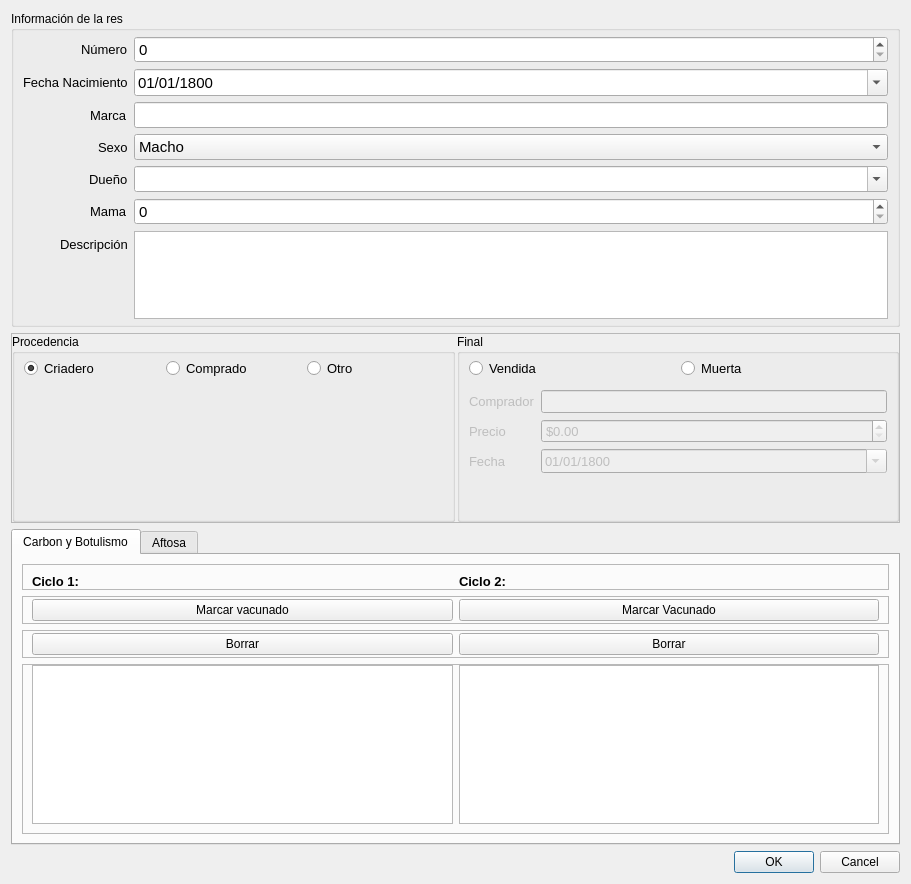
<?xml version="1.0" encoding="UTF-8"?>
<ui version="4.0">
 <class>Dialog</class>
 <widget class="QDialog" name="Dialog">
  <property name="geometry">
   <rect>
    <x>0</x>
    <y>0</y>
    <width>911</width>
    <height>884</height>
   </rect>
  </property>
  <property name="windowTitle">
   <string>Formulario</string>
  </property>
  <layout class="QVBoxLayout" name="verticalLayout_4" stretch="1,1,1,0">
   <item>
    <widget class="QGroupBox" name="groupBox">
     <property name="title">
      <string>Información de la res</string>
     </property>
     <layout class="QFormLayout" name="formLayout">
      <property name="labelAlignment">
       <set>Qt::AlignRight|Qt::AlignTrailing|Qt::AlignVCenter</set>
      </property>
      <property name="horizontalSpacing">
       <number>6</number>
      </property>
      <property name="topMargin">
       <number>5</number>
      </property>
      <property name="bottomMargin">
       <number>5</number>
      </property>
      <item row="0" column="0">
       <widget class="QLabel" name="label">
        <property name="font">
         <font>
          <pointsize>10</pointsize>
         </font>
        </property>
        <property name="text">
         <string>Número</string>
        </property>
       </widget>
      </item>
      <item row="0" column="1">
       <widget class="QSpinBox" name="numero">
        <property name="font">
         <font>
          <pointsize>11</pointsize>
         </font>
        </property>
        <property name="maximum">
         <number>999999999</number>
        </property>
       </widget>
      </item>
      <item row="1" column="0">
       <widget class="QLabel" name="label_2">
        <property name="font">
         <font>
          <pointsize>10</pointsize>
         </font>
        </property>
        <property name="text">
         <string>Fecha Nacimiento</string>
        </property>
       </widget>
      </item>
      <item row="1" column="1">
       <widget class="QDateEdit" name="fdn">
        <property name="font">
         <font>
          <pointsize>11</pointsize>
         </font>
        </property>
        <property name="displayFormat">
         <string>dd/MM/yyyy</string>
        </property>
        <property name="calendarPopup">
         <bool>true</bool>
        </property>
        <property name="timeSpec">
         <enum>Qt::TimeZone</enum>
        </property>
        <property name="date">
         <date>
          <year>1800</year>
          <month>1</month>
          <day>1</day>
         </date>
        </property>
       </widget>
      </item>
      <item row="2" column="0">
       <widget class="QLabel" name="label_3">
        <property name="font">
         <font>
          <pointsize>10</pointsize>
         </font>
        </property>
        <property name="text">
         <string>Marca</string>
        </property>
       </widget>
      </item>
      <item row="2" column="1">
       <widget class="QLineEdit" name="marca">
        <property name="font">
         <font>
          <pointsize>11</pointsize>
         </font>
        </property>
       </widget>
      </item>
      <item row="3" column="0">
       <widget class="QLabel" name="label_5">
        <property name="font">
         <font>
          <pointsize>10</pointsize>
         </font>
        </property>
        <property name="text">
         <string>Sexo</string>
        </property>
       </widget>
      </item>
      <item row="3" column="1">
       <widget class="QComboBox" name="sexo">
        <property name="font">
         <font>
          <pointsize>11</pointsize>
         </font>
        </property>
        <item>
         <property name="text">
          <string>Macho</string>
         </property>
        </item>
        <item>
         <property name="text">
          <string>Hembra</string>
         </property>
        </item>
       </widget>
      </item>
      <item row="4" column="0">
       <widget class="QLabel" name="label_6">
        <property name="font">
         <font>
          <pointsize>10</pointsize>
         </font>
        </property>
        <property name="text">
         <string>Dueño</string>
        </property>
       </widget>
      </item>
      <item row="4" column="1">
       <widget class="QComboBox" name="dueno">
        <property name="font">
         <font>
          <pointsize>11</pointsize>
         </font>
        </property>
        <property name="editable">
         <bool>true</bool>
        </property>
       </widget>
      </item>
      <item row="5" column="0">
       <widget class="QLabel" name="label_7">
        <property name="font">
         <font>
          <pointsize>10</pointsize>
         </font>
        </property>
        <property name="text">
         <string>Mama</string>
        </property>
       </widget>
      </item>
      <item row="5" column="1">
       <widget class="QSpinBox" name="mama">
        <property name="font">
         <font>
          <pointsize>11</pointsize>
         </font>
        </property>
        <property name="maximum">
         <number>999999999</number>
        </property>
        <property name="singleStep">
         <number>1</number>
        </property>
       </widget>
      </item>
      <item row="6" column="0">
       <widget class="QLabel" name="label_8">
        <property name="font">
         <font>
          <pointsize>10</pointsize>
         </font>
        </property>
        <property name="text">
         <string>Descripción</string>
        </property>
       </widget>
      </item>
      <item row="6" column="1">
       <widget class="QTextEdit" name="descripcion">
        <property name="font">
         <font>
          <pointsize>11</pointsize>
         </font>
        </property>
       </widget>
      </item>
     </layout>
    </widget>
   </item>
   <item>
    <widget class="QFrame" name="frame_4">
     <property name="maximumSize">
      <size>
       <width>16777215</width>
       <height>190</height>
      </size>
     </property>
     <property name="frameShape">
      <enum>QFrame::StyledPanel</enum>
     </property>
     <property name="frameShadow">
      <enum>QFrame::Raised</enum>
     </property>
     <layout class="QHBoxLayout" name="horizontalLayout_3">
      <property name="spacing">
       <number>2</number>
      </property>
      <property name="leftMargin">
       <number>0</number>
      </property>
      <property name="topMargin">
       <number>0</number>
      </property>
      <property name="rightMargin">
       <number>0</number>
      </property>
      <property name="bottomMargin">
       <number>0</number>
      </property>
      <item>
       <widget class="QGroupBox" name="groupBox_2">
        <property name="title">
         <string>Procedencia</string>
        </property>
        <layout class="QVBoxLayout" name="verticalLayout_2">
         <property name="spacing">
          <number>2</number>
         </property>
         <property name="leftMargin">
          <number>0</number>
         </property>
         <property name="topMargin">
          <number>4</number>
         </property>
         <property name="rightMargin">
          <number>0</number>
         </property>
         <property name="bottomMargin">
          <number>0</number>
         </property>
         <item>
          <widget class="QFrame" name="frame_2">
           <layout class="QHBoxLayout" name="horizontalLayout">
            <property name="topMargin">
             <number>0</number>
            </property>
            <property name="bottomMargin">
             <number>0</number>
            </property>
            <item>
             <widget class="QRadioButton" name="criadero">
              <property name="font">
               <font>
                <pointsize>10</pointsize>
               </font>
              </property>
              <property name="text">
               <string>Criadero</string>
              </property>
              <property name="checked">
               <bool>true</bool>
              </property>
             </widget>
            </item>
            <item>
             <widget class="QRadioButton" name="comprado">
              <property name="font">
               <font>
                <pointsize>10</pointsize>
               </font>
              </property>
              <property name="text">
               <string>Comprado</string>
              </property>
             </widget>
            </item>
            <item>
             <widget class="QRadioButton" name="otro_procedencia">
              <property name="font">
               <font>
                <pointsize>10</pointsize>
               </font>
              </property>
              <property name="text">
               <string>Otro</string>
              </property>
             </widget>
            </item>
           </layout>
          </widget>
         </item>
         <item>
          <widget class="QStackedWidget" name="procedencia_uis">
           <property name="currentIndex">
            <number>0</number>
           </property>
           <widget class="QWidget" name="page_5"/>
           <widget class="QWidget" name="page">
            <layout class="QVBoxLayout" name="verticalLayout">
             <item>
              <widget class="QFrame" name="frame">
               <property name="frameShape">
                <enum>QFrame::StyledPanel</enum>
               </property>
               <property name="frameShadow">
                <enum>QFrame::Raised</enum>
               </property>
               <layout class="QFormLayout" name="formLayout_2">
                <property name="topMargin">
                 <number>0</number>
                </property>
                <property name="bottomMargin">
                 <number>0</number>
                </property>
                <item row="0" column="0">
                 <widget class="QLabel" name="label_4">
                  <property name="font">
                   <font>
                    <pointsize>10</pointsize>
                   </font>
                  </property>
                  <property name="text">
                   <string>Precio Compra</string>
                  </property>
                  <property name="alignment">
                   <set>Qt::AlignLeading|Qt::AlignLeft|Qt::AlignVCenter</set>
                  </property>
                 </widget>
                </item>
                <item row="0" column="1">
                 <widget class="QDoubleSpinBox" name="comprado_precio">
                  <property name="font">
                   <font>
                    <pointsize>10</pointsize>
                   </font>
                  </property>
                  <property name="prefix">
                   <string>$</string>
                  </property>
                  <property name="maximum">
                   <double>99999999999999996863366107917975552.000000000000000</double>
                  </property>
                 </widget>
                </item>
                <item row="1" column="0">
                 <widget class="QLabel" name="label_9">
                  <property name="font">
                   <font>
                    <pointsize>10</pointsize>
                   </font>
                  </property>
                  <property name="text">
                   <string>Vendedor</string>
                  </property>
                 </widget>
                </item>
                <item row="1" column="1">
                 <widget class="QLineEdit" name="comprado_vendedor">
                  <property name="font">
                   <font>
                    <pointsize>10</pointsize>
                   </font>
                  </property>
                 </widget>
                </item>
                <item row="2" column="0">
                 <widget class="QLabel" name="label_14">
                  <property name="font">
                   <font>
                    <pointsize>10</pointsize>
                   </font>
                  </property>
                  <property name="text">
                   <string>Fecha</string>
                  </property>
                 </widget>
                </item>
                <item row="2" column="1">
                 <widget class="QDateEdit" name="comprado_fecha">
                  <property name="font">
                   <font>
                    <pointsize>10</pointsize>
                   </font>
                  </property>
                  <property name="displayFormat">
                   <string>dd/MM/yyyy</string>
                  </property>
                  <property name="calendarPopup">
                   <bool>true</bool>
                  </property>
                  <property name="timeSpec">
                   <enum>Qt::TimeZone</enum>
                  </property>
                  <property name="date">
                   <date>
                    <year>1800</year>
                    <month>1</month>
                    <day>1</day>
                   </date>
                  </property>
                 </widget>
                </item>
               </layout>
              </widget>
             </item>
            </layout>
           </widget>
           <widget class="QWidget" name="page_2">
            <layout class="QFormLayout" name="formLayout_3">
             <item row="0" column="0">
              <widget class="QLabel" name="label_10">
               <property name="font">
                <font>
                 <pointsize>10</pointsize>
                </font>
               </property>
               <property name="text">
                <string>Cual</string>
               </property>
              </widget>
             </item>
             <item row="0" column="1">
              <widget class="QLineEdit" name="cual_otro_procedencia">
               <property name="font">
                <font>
                 <pointsize>10</pointsize>
                </font>
               </property>
              </widget>
             </item>
             <item row="1" column="0">
              <widget class="QLabel" name="label_11">
               <property name="font">
                <font>
                 <pointsize>10</pointsize>
                </font>
               </property>
               <property name="text">
                <string>Notas</string>
               </property>
              </widget>
             </item>
             <item row="1" column="1">
              <widget class="QTextEdit" name="notas_otro_procedencia">
               <property name="font">
                <font>
                 <pointsize>10</pointsize>
                </font>
               </property>
              </widget>
             </item>
            </layout>
           </widget>
          </widget>
         </item>
        </layout>
       </widget>
      </item>
      <item>
       <widget class="QGroupBox" name="groupBox_3">
        <property name="title">
         <string>Final</string>
        </property>
        <layout class="QVBoxLayout" name="verticalLayout_3">
         <property name="spacing">
          <number>2</number>
         </property>
         <property name="leftMargin">
          <number>0</number>
         </property>
         <property name="topMargin">
          <number>4</number>
         </property>
         <property name="rightMargin">
          <number>0</number>
         </property>
         <property name="bottomMargin">
          <number>0</number>
         </property>
         <item>
          <widget class="QFrame" name="frame_3">
           <layout class="QHBoxLayout" name="horizontalLayout_2">
            <property name="topMargin">
             <number>0</number>
            </property>
            <property name="bottomMargin">
             <number>0</number>
            </property>
            <item>
             <widget class="QRadioButton" name="vendida">
              <property name="font">
               <font>
                <pointsize>10</pointsize>
               </font>
              </property>
              <property name="text">
               <string>Vendida</string>
              </property>
              <property name="checkable">
               <bool>true</bool>
              </property>
              <property name="checked">
               <bool>false</bool>
              </property>
             </widget>
            </item>
            <item>
             <widget class="QRadioButton" name="muerta">
              <property name="font">
               <font>
                <pointsize>10</pointsize>
               </font>
              </property>
              <property name="text">
               <string>Muerta</string>
              </property>
              <property name="checked">
               <bool>false</bool>
              </property>
             </widget>
            </item>
           </layout>
          </widget>
         </item>
         <item>
          <widget class="QStackedWidget" name="final_uis">
           <property name="enabled">
            <bool>false</bool>
           </property>
           <property name="currentIndex">
            <number>1</number>
           </property>
           <widget class="QWidget" name="page_3">
            <layout class="QFormLayout" name="formLayout_4">
             <item row="0" column="0">
              <widget class="QLabel" name="label_12">
               <property name="font">
                <font>
                 <pointsize>10</pointsize>
                </font>
               </property>
               <property name="text">
                <string>Causa</string>
               </property>
              </widget>
             </item>
             <item row="0" column="1">
              <widget class="QLineEdit" name="muerta_causa">
               <property name="font">
                <font>
                 <pointsize>10</pointsize>
                </font>
               </property>
              </widget>
             </item>
             <item row="1" column="0">
              <widget class="QLabel" name="label_13">
               <property name="font">
                <font>
                 <pointsize>10</pointsize>
                </font>
               </property>
               <property name="text">
                <string>Fecha</string>
               </property>
              </widget>
             </item>
             <item row="1" column="1">
              <widget class="QDateEdit" name="muerta_fecha">
               <property name="font">
                <font>
                 <pointsize>10</pointsize>
                </font>
               </property>
               <property name="displayFormat">
                <string>dd/MM/yyyy</string>
               </property>
               <property name="calendarPopup">
                <bool>true</bool>
               </property>
               <property name="timeSpec">
                <enum>Qt::TimeZone</enum>
               </property>
               <property name="date">
                <date>
                 <year>1800</year>
                 <month>1</month>
                 <day>1</day>
                </date>
               </property>
              </widget>
             </item>
            </layout>
           </widget>
           <widget class="QWidget" name="page_4">
            <layout class="QFormLayout" name="formLayout_5">
             <item row="0" column="0">
              <widget class="QLabel" name="label_19">
               <property name="font">
                <font>
                 <pointsize>10</pointsize>
                </font>
               </property>
               <property name="text">
                <string>Comprador</string>
               </property>
              </widget>
             </item>
             <item row="0" column="1">
              <widget class="QLineEdit" name="vendida_comprador">
               <property name="font">
                <font>
                 <pointsize>10</pointsize>
                </font>
               </property>
              </widget>
             </item>
             <item row="1" column="0">
              <widget class="QLabel" name="label_20">
               <property name="font">
                <font>
                 <pointsize>10</pointsize>
                </font>
               </property>
               <property name="text">
                <string>Precio</string>
               </property>
              </widget>
             </item>
             <item row="1" column="1">
              <widget class="QDoubleSpinBox" name="vendida_precio">
               <property name="font">
                <font>
                 <pointsize>10</pointsize>
                </font>
               </property>
               <property name="prefix">
                <string>$</string>
               </property>
               <property name="maximum">
                <double>9999999999999999464902769475481793196872414789632.000000000000000</double>
               </property>
              </widget>
             </item>
             <item row="2" column="0">
              <widget class="QLabel" name="label_21">
               <property name="font">
                <font>
                 <pointsize>10</pointsize>
                </font>
               </property>
               <property name="text">
                <string>Fecha</string>
               </property>
              </widget>
             </item>
             <item row="2" column="1">
              <widget class="QDateEdit" name="vendida_fecha">
               <property name="font">
                <font>
                 <pointsize>10</pointsize>
                </font>
               </property>
               <property name="buttonSymbols">
                <enum>QAbstractSpinBox::UpDownArrows</enum>
               </property>
               <property name="displayFormat">
                <string>dd/MM/yyyy</string>
               </property>
               <property name="calendarPopup">
                <bool>true</bool>
               </property>
               <property name="timeSpec">
                <enum>Qt::TimeZone</enum>
               </property>
               <property name="date">
                <date>
                 <year>1800</year>
                 <month>1</month>
                 <day>1</day>
                </date>
               </property>
              </widget>
             </item>
            </layout>
           </widget>
          </widget>
         </item>
        </layout>
       </widget>
      </item>
     </layout>
    </widget>
   </item>
   <item>
    <widget class="QTabWidget" name="tabWidget_4">
     <property name="tabPosition">
      <enum>QTabWidget::North</enum>
     </property>
     <property name="currentIndex">
      <number>0</number>
     </property>
     <property name="movable">
      <bool>true</bool>
     </property>
     <widget class="QWidget" name="tabWidget_4Page1">
      <attribute name="title">
       <string>Carbon y Botulismo</string>
      </attribute>
      <layout class="QVBoxLayout" name="verticalLayout_5">
       <item>
        <widget class="QFrame" name="frame_6">
         <property name="frameShape">
          <enum>QFrame::StyledPanel</enum>
         </property>
         <property name="frameShadow">
          <enum>QFrame::Raised</enum>
         </property>
         <layout class="QHBoxLayout" name="horizontalLayout_4">
          <property name="bottomMargin">
           <number>0</number>
          </property>
          <item>
           <widget class="QLabel" name="label_15">
            <property name="font">
             <font>
              <pointsize>10</pointsize>
              <weight>75</weight>
              <bold>true</bold>
             </font>
            </property>
            <property name="text">
             <string>Ciclo 1:</string>
            </property>
           </widget>
          </item>
          <item>
           <widget class="QLabel" name="label_16">
            <property name="font">
             <font>
              <pointsize>10</pointsize>
              <weight>75</weight>
              <bold>true</bold>
             </font>
            </property>
            <property name="text">
             <string>Ciclo 2:</string>
            </property>
           </widget>
          </item>
         </layout>
        </widget>
       </item>
       <item>
        <widget class="QFrame" name="frame_7">
         <property name="frameShape">
          <enum>QFrame::StyledPanel</enum>
         </property>
         <property name="frameShadow">
          <enum>QFrame::Raised</enum>
         </property>
         <layout class="QHBoxLayout" name="horizontalLayout_6">
          <property name="topMargin">
           <number>2</number>
          </property>
          <property name="bottomMargin">
           <number>2</number>
          </property>
          <item>
           <widget class="QPushButton" name="marcar_vacunado_c_b_c1">
            <property name="text">
             <string>Marcar vacunado</string>
            </property>
           </widget>
          </item>
          <item>
           <widget class="QPushButton" name="marcar_vacunado_c_b_c2">
            <property name="text">
             <string>Marcar Vacunado</string>
            </property>
           </widget>
          </item>
         </layout>
        </widget>
       </item>
       <item>
        <widget class="QFrame" name="frame_12">
         <property name="frameShape">
          <enum>QFrame::StyledPanel</enum>
         </property>
         <property name="frameShadow">
          <enum>QFrame::Raised</enum>
         </property>
         <layout class="QHBoxLayout" name="horizontalLayout_11">
          <property name="topMargin">
           <number>2</number>
          </property>
          <property name="bottomMargin">
           <number>2</number>
          </property>
          <item>
           <widget class="QPushButton" name="desmarcar_vacunado_c_b_c1">
            <property name="text">
             <string>Borrar</string>
            </property>
           </widget>
          </item>
          <item>
           <widget class="QPushButton" name="desmarcar_vacunado_c_b_c2">
            <property name="text">
             <string>Borrar</string>
            </property>
           </widget>
          </item>
         </layout>
        </widget>
       </item>
       <item>
        <widget class="QFrame" name="frame_5">
         <property name="frameShape">
          <enum>QFrame::StyledPanel</enum>
         </property>
         <property name="frameShadow">
          <enum>QFrame::Raised</enum>
         </property>
         <layout class="QHBoxLayout" name="horizontalLayout_5">
          <property name="topMargin">
           <number>0</number>
          </property>
          <item>
           <widget class="QListWidget" name="vacunas_ciclo1_c_b">
            <property name="font">
             <font>
              <pointsize>10</pointsize>
             </font>
            </property>
           </widget>
          </item>
          <item>
           <widget class="QListWidget" name="vacunas_ciclo2_c_b">
            <property name="font">
             <font>
              <pointsize>10</pointsize>
             </font>
            </property>
           </widget>
          </item>
         </layout>
        </widget>
       </item>
      </layout>
     </widget>
     <widget class="QWidget" name="tab">
      <attribute name="title">
       <string>Aftosa</string>
      </attribute>
      <layout class="QVBoxLayout" name="verticalLayout_6">
       <item>
        <widget class="QFrame" name="frame_10">
         <property name="frameShape">
          <enum>QFrame::StyledPanel</enum>
         </property>
         <property name="frameShadow">
          <enum>QFrame::Raised</enum>
         </property>
         <layout class="QHBoxLayout" name="horizontalLayout_9">
          <property name="bottomMargin">
           <number>0</number>
          </property>
          <item>
           <widget class="QLabel" name="label_17">
            <property name="font">
             <font>
              <pointsize>10</pointsize>
              <weight>75</weight>
              <bold>true</bold>
             </font>
            </property>
            <property name="text">
             <string>Ciclo 1:</string>
            </property>
           </widget>
          </item>
          <item>
           <widget class="QLabel" name="label_18">
            <property name="font">
             <font>
              <pointsize>10</pointsize>
              <weight>75</weight>
              <bold>true</bold>
             </font>
            </property>
            <property name="text">
             <string>Ciclo 2:</string>
            </property>
           </widget>
          </item>
         </layout>
        </widget>
       </item>
       <item>
        <widget class="QFrame" name="frame_8">
         <property name="frameShape">
          <enum>QFrame::StyledPanel</enum>
         </property>
         <property name="frameShadow">
          <enum>QFrame::Raised</enum>
         </property>
         <layout class="QHBoxLayout" name="horizontalLayout_7">
          <property name="topMargin">
           <number>2</number>
          </property>
          <property name="bottomMargin">
           <number>2</number>
          </property>
          <item>
           <widget class="QPushButton" name="marcar_vacunado_aftosa_c1">
            <property name="text">
             <string>Marcar vacunado</string>
            </property>
           </widget>
          </item>
          <item>
           <widget class="QPushButton" name="marcar_vacunado_aftosa_c2">
            <property name="text">
             <string>Marcar Vacunado</string>
            </property>
           </widget>
          </item>
         </layout>
        </widget>
       </item>
       <item>
        <widget class="QFrame" name="frame_11">
         <property name="frameShape">
          <enum>QFrame::StyledPanel</enum>
         </property>
         <property name="frameShadow">
          <enum>QFrame::Raised</enum>
         </property>
         <layout class="QHBoxLayout" name="horizontalLayout_10">
          <property name="topMargin">
           <number>2</number>
          </property>
          <property name="bottomMargin">
           <number>2</number>
          </property>
          <item>
           <widget class="QPushButton" name="desmarcar_vacunado_aftosa_c1">
            <property name="text">
             <string>Borrar</string>
            </property>
           </widget>
          </item>
          <item>
           <widget class="QPushButton" name="desmarcar_vacunado_aftosa_c2">
            <property name="text">
             <string>Borrar</string>
            </property>
           </widget>
          </item>
         </layout>
        </widget>
       </item>
       <item>
        <widget class="QFrame" name="frame_9">
         <property name="frameShape">
          <enum>QFrame::StyledPanel</enum>
         </property>
         <property name="frameShadow">
          <enum>QFrame::Raised</enum>
         </property>
         <layout class="QHBoxLayout" name="horizontalLayout_8">
          <property name="topMargin">
           <number>0</number>
          </property>
          <item>
           <widget class="QListWidget" name="vacunas_ciclo1_aftosa">
            <property name="font">
             <font>
              <pointsize>10</pointsize>
             </font>
            </property>
           </widget>
          </item>
          <item>
           <widget class="QListWidget" name="vacunas_ciclo2_aftosa">
            <property name="font">
             <font>
              <pointsize>10</pointsize>
             </font>
            </property>
           </widget>
          </item>
         </layout>
        </widget>
       </item>
      </layout>
     </widget>
    </widget>
   </item>
   <item>
    <widget class="QDialogButtonBox" name="buttons_dlg">
     <property name="orientation">
      <enum>Qt::Horizontal</enum>
     </property>
     <property name="standardButtons">
      <set>QDialogButtonBox::Cancel|QDialogButtonBox::Ok</set>
     </property>
    </widget>
   </item>
  </layout>
 </widget>
 <resources/>
 <connections>
  <connection>
   <sender>buttons_dlg</sender>
   <signal>accepted()</signal>
   <receiver>Dialog</receiver>
   <slot>accept()</slot>
   <hints>
    <hint type="sourcelabel">
     <x>257</x>
     <y>918</y>
    </hint>
    <hint type="destinationlabel">
     <x>157</x>
     <y>274</y>
    </hint>
   </hints>
  </connection>
  <connection>
   <sender>buttons_dlg</sender>
   <signal>rejected()</signal>
   <receiver>Dialog</receiver>
   <slot>reject()</slot>
   <hints>
    <hint type="sourcelabel">
     <x>325</x>
     <y>918</y>
    </hint>
    <hint type="destinationlabel">
     <x>286</x>
     <y>274</y>
    </hint>
   </hints>
  </connection>
 </connections>
</ui>
